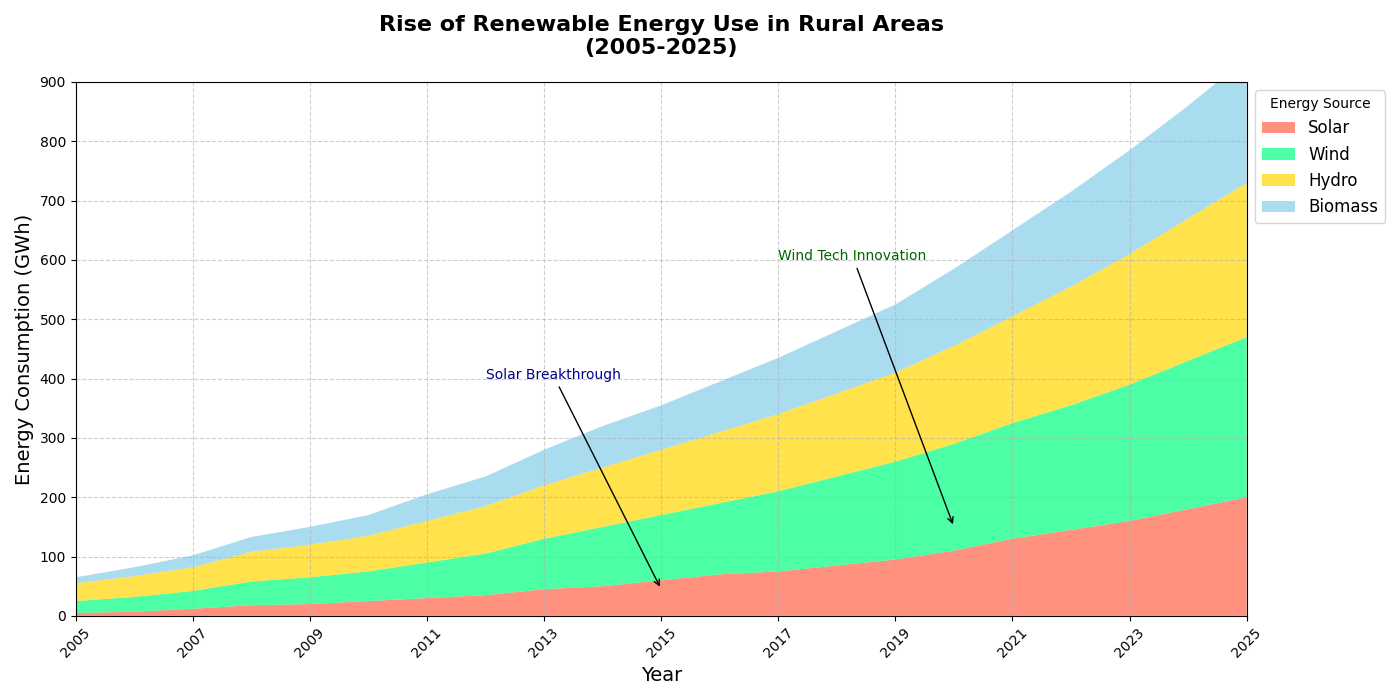

The Python source for this figure:
import matplotlib.pyplot as plt
import numpy as np

# Years from 2005 to 2025
years = np.arange(2005, 2026)

# Data: Energy consumption (in gigawatt hours) of different renewable energy sources
solar_energy = np.array([
    5, 7, 12, 18, 20, 25, 30, 35, 45, 50, 
    60, 70, 75, 85, 95, 110, 130, 145, 160, 180, 
    200
])
wind_energy = np.array([
    20, 25, 30, 40, 45, 50, 60, 70, 85, 100,
    110, 120, 135, 150, 165, 180, 195, 210, 230, 250,
    270
])
hydro_energy = np.array([
    30, 35, 40, 50, 55, 60, 70, 80, 90, 100,
    110, 120, 130, 140, 150, 165, 180, 200, 220, 240,
    260
])
biomass_energy = np.array([
    10, 15, 20, 25, 30, 35, 45, 50, 60, 70,
    75, 85, 95, 105, 115, 130, 145, 160, 175, 190,
    210
])

# Generate the figure and axis
fig, ax = plt.subplots(figsize=(14, 7))

# Create a stacked area plot with shuffled colors
ax.stackplot(years, solar_energy, wind_energy, hydro_energy, biomass_energy, 
             labels=['Solar', 'Wind', 'Hydro', 'Biomass'],
             colors=['#FF6347', '#00FF7F', '#FFD700', '#87CEEB'], alpha=0.7)

# Customizing plot appearance
ax.set_title("Rise of Renewable Energy Use in Rural Areas\n(2005-2025)", fontsize=16, fontweight='bold', pad=20)
ax.set_xlabel('Year', fontsize=14)
ax.set_ylabel('Energy Consumption (GWh)', fontsize=14)
ax.set_xlim(years[0], years[-1])
ax.set_ylim(0, 900)

# Set x-ticks to show every 2 years
ax.set_xticks(years[::2])
plt.xticks(rotation=45)

# Adding a legend
ax.legend(loc='upper left', bbox_to_anchor=(1, 1), fontsize=12, title="Energy Source")

# Annotate important milestones
ax.annotate('Solar Breakthrough', xy=(2015, 45), xytext=(2012, 400),
             arrowprops=dict(facecolor='black', arrowstyle='->'), fontsize=10, color='darkblue')
ax.annotate('Wind Tech Innovation', xy=(2020, 150), xytext=(2017, 600),
             arrowprops=dict(facecolor='black', arrowstyle='->'), fontsize=10, color='darkgreen')

# Add grid for better readability
ax.grid(True, linestyle='--', alpha=0.6)

# Automatically adjust layout to prevent overlap
plt.tight_layout()

# Display the chart
plt.show()
